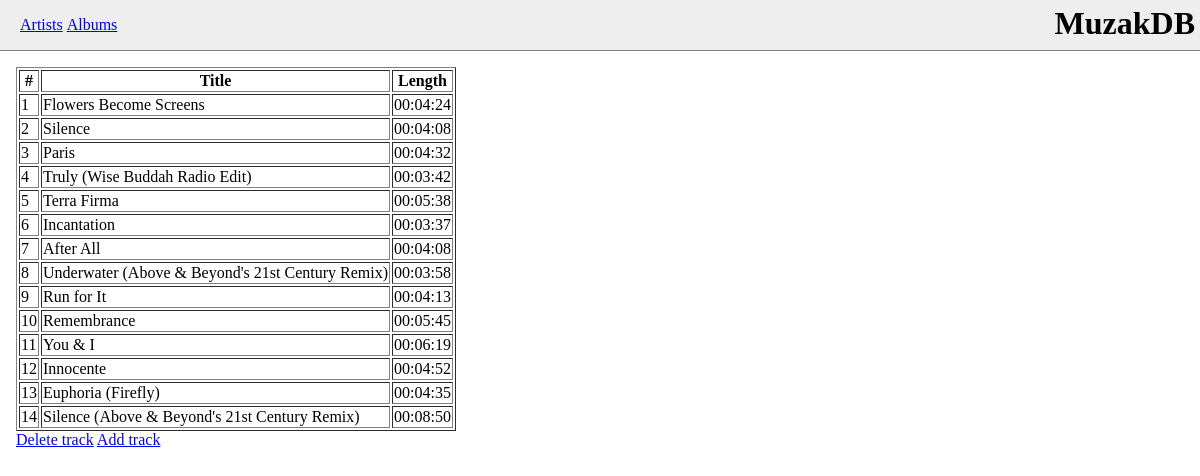
/php/viewalbum.php?albumid=1, run on the app's committed database.
### tables this page shows
CREATE TABLE tracks (
	id int AUTO_INCREMENT,
	artist_id int NOT NULL,
	album_id int NOT NULL,
	release_id int NOT NULL,
	number int,
	title varchar(255),
	length time NOT NULL,
	PRIMARY KEY(id),
	FOREIGN KEY (artist_id) REFERENCES artists (id),
	FOREIGN KEY (album_id) REFERENCES albums (id),
	FOREIGN KEY (release_id) REFERENCES releases (id)
);

### php/viewalbum.php (the view, shortened to what this page needs)
<?php
require 'header.php';
$result = mysqli_query($con,"SELECT count(distinct(artist_id)) AS numartists
FROM tracks WHERE album_id = {$_GET['albumid']}")
  or die('Query error: '.mysqli_error($con));
$row = mysqli_fetch_array($result);
$numartists = $row['numartists'];
if($numartists == 1) {
  $result = mysqli_query($con,"SELECT * FROM tracks WHERE album_id =
  '{$_GET['albumid']}' ORDER BY number ASC")
    or die('Query error: '.mysqli_error($con));
}
else {
  $result = mysqli_query($con,"SELECT * FROM tracks INNER JOIN artists ON
  artists.id = tracks.artist_id WHERE album_id =
  '{$_GET['albumid']}' ORDER BY number ASC")
    or die('Query error: '.mysqli_error($con));
}
echo "<table border='1'>
<tr>
<th>#</th>";
echo "<th>Title</th>
<th>Length</th>
</tr>";
while($row = mysqli_fetch_array($result)) {
  echo "<tr>";
  echo "<td>{$row['number']}</td>";
  echo "<td>{$row['title']}</td>";
  echo "<td>{$row['length']}</td>";
  echo "</tr>";
}
echo "</table><a href=\"/deltrack.php?albumid={$_GET['albumid']}\">Delete track</a> <a href=\"/addtrack.php?albumid={$_GET['albumid']}\">Add track</a>";
require 'footer.php';
?>

### php/header.php (shortened to what this page needs)
<!DOCTYPE html>
<html>
<head>
</head>
<body>
<div class="head">
<h1>MuzakDB</h1>
<ul>
	<li><a href="/artists.php">Artists</a></li>
	<li><a href="/albums.php">Albums</a></li>
</ul>
</div>
<div class="content">

### php/footer.php (shortened to what this page needs)
</div>
</body>
</html>

### php/header.php (style rules this page uses)
html, body { padding: 0; margin: 0; }
.head { width: 100%; display: block; background-color: #EEEEEE; border-bottom: #7F7F7F 1px solid; height: 50px; }
.head h1 { margin: 0px; padding: 5px; float: right; }
.head ul { margin: 0; padding: 0; padding-left: 20px; height: 100%; }
.head ul li { list-style: none; display: inline; height: 100%; line-height: 50px; }
.content { padding: 1em; }

### data on the page
tracks: number "1", title "Flowers Become Screens", length "00:04:24"
tracks: number "2", title "Silence", length "00:04:08"
tracks: number "3", title "Paris", length "00:04:32"
tracks: number "4", title "Truly (Wise Buddah Radio Edit)", length "00:03:42"
tracks: number "5", title "Terra Firma", length "00:05:38"
tracks: number "6", title "Incantation", length "00:03:37"
tracks: number "7", title "After All", length "00:04:08"
tracks: number "8", title "Underwater (Above & Beyond's 21st Century Remix)", length "00:03:58"
tracks: number "9", title "Run for It", length "00:04:13"
tracks: number "10", title "Remembrance", length "00:05:45"
tracks: number "11", title "You & I", length "00:06:19"
tracks: number "12", title "Innocente", length "00:04:52"
tracks: number "13", title "Euphoria (Firefly)", length "00:04:35"
tracks: number "14", title "Silence (Above & Beyond's 21st Century Remix)", length "00:08:50"
